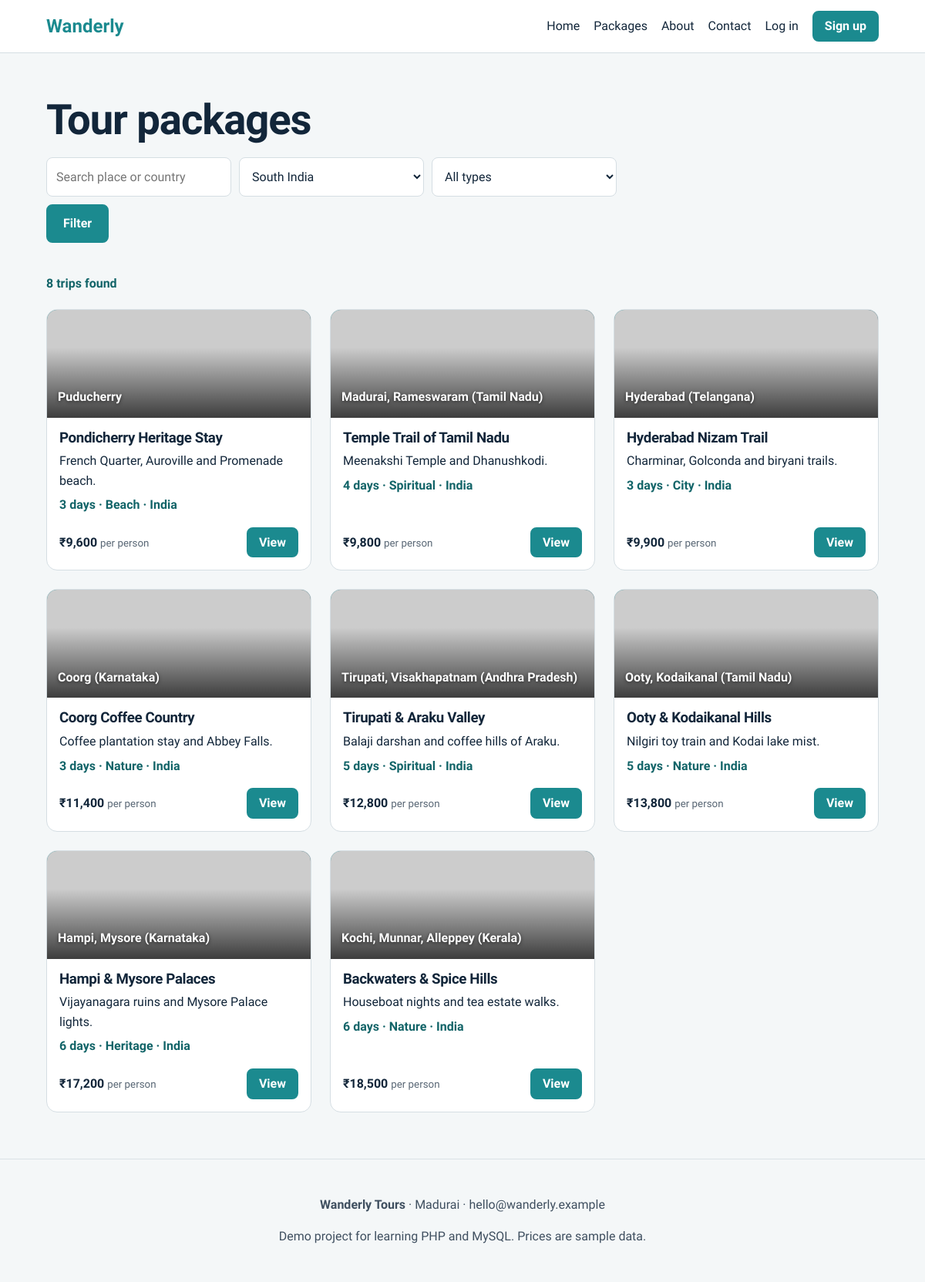
The app's page /packages.php?region=South with its own data.
### tables this page shows
CREATE TABLE packages (
  id INT AUTO_INCREMENT PRIMARY KEY, title VARCHAR(120) NOT NULL, destination VARCHAR(120) NOT NULL,
  country VARCHAR(40) NOT NULL DEFAULT 'India',
  region VARCHAR(20) NOT NULL, category VARCHAR(30) NOT NULL, days INT NOT NULL, price DECIMAL(10,2) NOT NULL,
  summary VARCHAR(255) NOT NULL, details TEXT NOT NULL, keywords VARCHAR(120) NOT NULL
);

### config.php (called while the page is built, shortened)
<?php
function db(): PDO {
    static $pdo = null;
    if (!$pdo) {
        $pdo = new PDO('mysql:host=' . DB_HOST . ';dbname=' . DB_NAME . ';charset=utf8mb4', DB_USER, DB_PASS,
            [PDO::ATTR_ERRMODE => PDO::ERRMODE_EXCEPTION, PDO::ATTR_DEFAULT_FETCH_MODE => PDO::FETCH_ASSOC]);
    }
    return $pdo;
}
function e($s) { return htmlspecialchars((string)$s, ENT_QUOTES, 'UTF-8'); }
function inr($n) { return '₹' . number_format((float)$n); }
function slugify($s) { return trim(preg_replace('/[^a-z0-9]+/', '-', strtolower($s)), '-'); }
function theme($region) {
    $t = ['North'=>['#4f7cac','#16243a'],'South'=>['#1b8a8f','#0d3b4a'],'East'=>['#7a5ea8','#2b1f45'],'West'=>['#e0a030','#6b3a12'],
          'Central'=>['#5c8a4d','#1f3a1c'],'North-East'=>['#2f9e7a','#0f3a2c'],'Islands'=>['#12a3a3','#0a3d62'],'International'=>['#c8553d','#3a1a2e']];
    return $t[$region] ?? ['#1b8a8f','#12263a'];
}
function pkg_images(array $p, int $n = 4): array {
    $slug = slugify($p['title']); $imgs = [];
    $kw = str_replace(' ', '', $p['keywords'] ?: $p['destination']);
    for ($i = 1; count($imgs) < $n; $i++) $imgs[] = "https://loremflickr.com/900/600/$kw/all?lock=" . ($p['id'] * 10 + $i);
    return $imgs;
}
function banner_style(array $p): string {
    [$a, $b] = theme($p['region']); $img = pkg_images($p, 1)[0];
    return "background-image:linear-gradient(to top,rgba(0,0,0,.7),transparent 65%),url('" . e($img) . "'),linear-gradient(135deg,$a,$b)";
}

### card.php (the view)
<article class="card">
  <div class="banner" style="<?= banner_style($p) ?>"><span><?= e($p['destination']) ?></span></div>
  <div class="body">
    <h3><?= e($p['title']) ?></h3>
    <p><?= e($p['summary']) ?></p>
    <p class="meta"><?= (int)$p['days'] ?> days · <?= e($p['category']) ?> · <?= e($p['country']) ?></p>
    <div class="row"><strong><?= inr($p['price']) ?> <small>per person</small></strong>
    <a class="btn small" href="package.php?id=<?= (int)$p['id'] ?>">View</a></div>
  </div>
</article>

### packages.php (shortened to what this page needs)
<?php $pageTitle = 'Packages'; include 'includes/header.php';
$q = trim($_GET['q'] ?? ''); $cat = $_GET['category'] ?? ''; $reg = $_GET['region'] ?? '';
$sql = 'SELECT * FROM packages WHERE 1'; $args = [];
if ($reg !== '') { $sql .= ' AND region = ?'; $args[] = $reg; }
$st = db()->prepare($sql . ' ORDER BY region = "International", region, price'); $st->execute($args); $rows = $st->fetchAll(); ?>
<section class="wrap">
  <h1>Tour packages</h1>
  <form method="get" class="search inline">
    <input name="q" value="<?= e($q) ?>" placeholder="Search place or country" aria-label="Search">
    <select name="region" aria-label="Region"><option value="">All regions</option>
      <?php foreach (REGIONS as $r): ?><option value="<?= e($r) ?>" <?= $reg===$r?'selected':'' ?>><?= $r === 'International' ? 'Abroad' : e($r) . ' India' ?></option><?php endforeach; ?></select>
    <select name="category" aria-label="Category"><option value="">All types</option>
      <?php foreach (CATEGORIES as $c): ?><option <?= $cat===$c?'selected':'' ?>><?= $c ?></option><?php endforeach; ?></select>
    <button class="btn">Filter</button>
  </form>
  <p class="meta"><?= count($rows) ?> trips found</p>
  <div class="grid"><?php foreach ($rows as $p) include 'includes/card.php'; ?></div>
</section>
<?php include 'includes/footer.php'; ?>

### style.css (style rules this page uses)
:root { --ink:#12263a;--sea:#1b8a8f;--sea-d:#126468;--sun:#f2a900;--bg:#f4f7f8;--line:#d5dee3;--white:#fff;--err:#b3261e;--ok:#17653a }
* { box-sizing:border-box }
body { margin:0;font-family:'Bricolage Grotesque',system-ui,sans-serif;background:var(--bg);color:var(--ink);line-height:1.6 }
a { color:var(--sea-d) }
h1,h2,h3 { line-height:1.15;letter-spacing:-.02em }
h1 { font-size:clamp(2rem,5vw,3.4rem);margin:.3em 0 }
.btn { display:inline-block;background:var(--sea);color:#fff!important;border:2px solid var(--sea);padding:10px 20px;border-radius:8px;font:inherit;font-weight:600;cursor:pointer;text-decoration:none }
.btn.small { padding:5px 14px }
.search { display:flex;gap:10px;flex-wrap:wrap;margin-top:24px }
.search input,.search select { padding:12px;border-radius:8px;border:1px solid var(--line);font:inherit;min-width:200px;flex:1 }
.search.inline { margin:0 0 24px }
.search.inline input,.search.inline select { flex:0 1 240px }
.wrap { padding:40px 5vw;max-width:1200px;margin:auto }
.grid { display:grid;grid-template-columns:repeat(auto-fill,minmax(280px,1fr));gap:24px;margin:20px 0 }
.card { background:var(--white);border:1px solid var(--line);border-radius:14px;overflow:hidden;display:flex;flex-direction:column }
.banner { height:140px;display:flex;align-items:flex-end;padding:14px;color:#fff;font-weight:600 }
.card .body { padding:16px;display:flex;flex-direction:column;gap:6px;flex:1 }
.card h3 { margin:0 }
.card p { margin:0 }
.meta { color:var(--sea-d);font-weight:600 }
.row { display:flex;justify-content:space-between;align-items:center;margin-top:auto;padding-top:10px }
small { font-weight:400;opacity:.7 }
input,select,textarea { padding:10px;border:1px solid var(--line);border-radius:8px;font:inherit;background:var(--white);color:var(--ink) }
form.inline { display:inline-flex }
.banner { background-size:cover;background-position:center;text-shadow:0 1px 4px rgba(0,0,0,.6) }

### records on screen
packages: destination "Puducherry", title "Pondicherry Heritage Stay", summary "French Quarter, Auroville and Promenade beach.", days "3", category "Beach", country "India", price "₹9,600"
packages: destination "Madurai, Rameswaram (Tamil Nadu)", title "Temple Trail of Tamil Nadu", summary "Meenakshi Temple and Dhanushkodi.", days "4", category "Spiritual", country "India", price "₹9,800"
packages: destination "Hyderabad (Telangana)", title "Hyderabad Nizam Trail", summary "Charminar, Golconda and biryani trails.", days "3", category "City", country "India", price "₹9,900"
packages: destination "Coorg (Karnataka)", title "Coorg Coffee Country", summary "Coffee plantation stay and Abbey Falls.", days "3", category "Nature", country "India", price "₹11,400"
packages: destination "Tirupati, Visakhapatnam (Andhra Pradesh)", title "Tirupati & Araku Valley", summary "Balaji darshan and coffee hills of Araku.", days "5", category "Spiritual", country "India", price "₹12,800"
packages: destination "Ooty, Kodaikanal (Tamil Nadu)", title "Ooty & Kodaikanal Hills", summary "Nilgiri toy train and Kodai lake mist.", days "5", category "Nature", country "India", price "₹13,800"
packages: destination "Hampi, Mysore (Karnataka)", title "Hampi & Mysore Palaces", summary "Vijayanagara ruins and Mysore Palace lights.", days "6", category "Heritage", country "India", price "₹17,200"
packages: destination "Kochi, Munnar, Alleppey (Kerala)", title "Backwaters & Spice Hills", summary "Houseboat nights and tea estate walks.", days "6", category "Nature", country "India", price "₹18,500"

### other values on screen
count($rows) "8"
form field region "South India"
